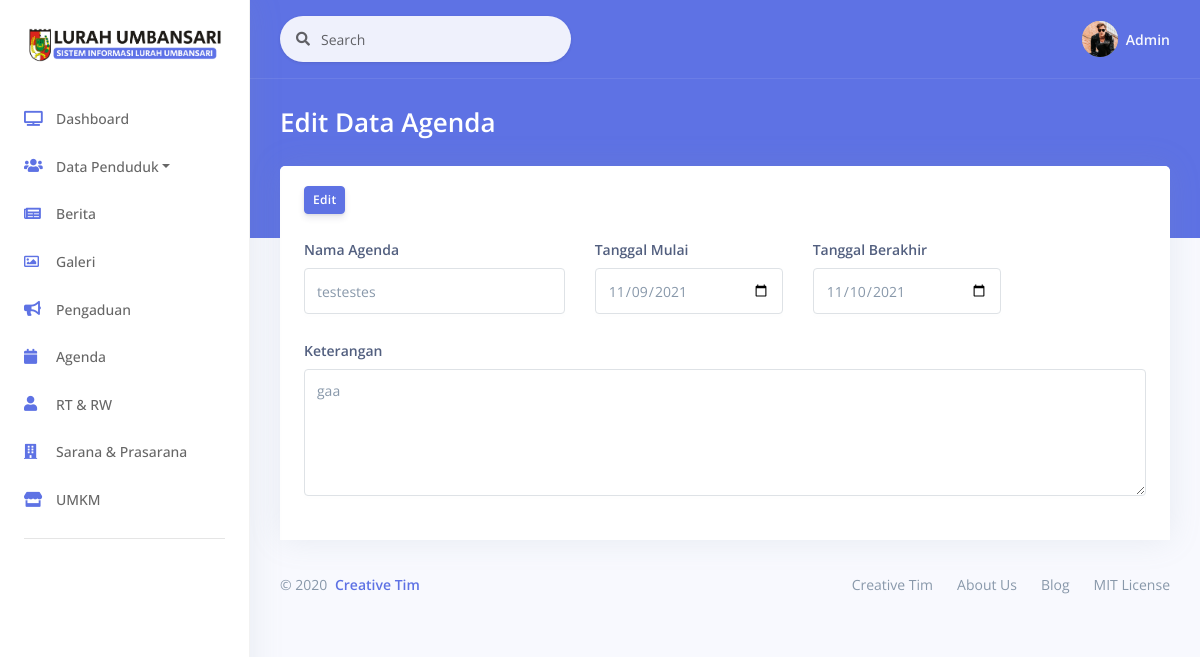
The app's page /Agenda/edit/2 with its own data.
### tables this page shows
CREATE TABLE `agenda` (
  `ag_id` int(10) NOT NULL,
  `ag_name` varchar(255) NOT NULL,
  `ag_date` date NOT NULL DEFAULT current_timestamp(),
  `ag_ket` varchar(255) NOT NULL,
  `ag_tgl_mulai` date DEFAULT NULL,
  `ag_tgl_akhir` date DEFAULT NULL
);

### application/controllers/Agenda.php (called while the page is built, shortened)
<?php
class Agenda extends CI_Controller
{
    public function __construct()
    {
        $this->load->model('Agenda_model');
    }
    public function edit($ag_id)
    {
        $data['judul'] = "Edit Agenda";
        $data['agenda'] = $this->Agenda_model->getById($ag_id);
        $this->load->view('layout/header', $data);
        $this->load->view('data_agenda/vw_edit_agenda', $data);
        $this->load->view('layout/footer', $data);
    }
}

### index.php (called while the page is built, shortened)
<?php
require_once BASEPATH.'core/CodeIgniter.php';

### application/models/Agenda_model.php (called while the page is built, shortened)
<?php
class Agenda_model extends CI_Model
{
    public function getById($ag_id){
        $this->db->select('agenda.*');
        $this->db->from('agenda');
        $this->db->where('agenda.ag_id', $ag_id);
        $query = $this->db->get();
        return $query->row_array();
    }
}

### application/views/data_agenda/vw_edit_agenda.php (the view, shortened to what this page needs)
<div class="main-content" id="panel">
    <div class="header bg-primary pb-6">
        <div class="container-fluid">
            <div class="header-body">
                <div class="row align-items-center py-4">
                    <div class="col-lg-6 col-7">
                        <h3 class="h1 text-white d-inline-block mb-0">Edit Data Agenda</h3>
                    </div>
                </div>
            </div>
        </div>
    </div>
    <div class="container-fluid mt--6">
        <div class="row">
            <div class="col">
                <div class="card">
                    <div class="card-header border-0">
                        <form action="<?= base_url('Agenda/update'); ?>" method="post">
                            <button type="submit" name="Edit" class="btn btn-sm btn-primary">Edit</button>
                            <h6><br></h6>
                            <div class="row">
                                <div class="col-4">
                                    <div class="form-group">
                                        <label for="example-tel-input" class="form-control-label">Nama Agenda</label>
                                        <input class="form-control" type="text" name="ag_name" value="<?= $agenda['ag_name']; ?>" placeholder="Judul Agenda">
                                    </div>
                                </div>
                                <div class="col-3">
                                    <div class="form-group">
                                        <label for="example-date-input" class="form-control-label">Tanggal Mulai</label>
                                        <input class="form-control" name="ag_tgl_mulai" value="<?= $agenda['ag_tgl_mulai']; ?>" type="date" id="example-date-input">
                                    </div>
                                </div>
                                <div class="col-3">
                                    <div class="form-group">
                                        <label for="example-date-input" class="form-control-label">Tanggal Berakhir</label>
                                        <input class="form-control" name="ag_tgl_akhir" value="<?= $agenda['ag_tgl_akhir']; ?>" type="date" id="example-date-input">
                                    </div>
                                </div>
                            </div>
                            <div class="row">
                                <div class="col-12">
                                    <label for="example-tel-input" class="form-control-label">Keterangan</label><br>
                                    <div class="form-group">
                                        <textarea class="form-control" name="ag_ket" id="exampleFormControlTextarea1" rows="5"><?= $agenda['ag_ket']; ?></textarea>
                                    </div>
                                </div>
                            </div>
                        </form>
                    </div>
                </div>

### records on screen
agenda: ag_name "testestes", ag_tgl_mulai "11/09/2021", ag_tgl_akhir "11/10/2021", ag_ket "gaa"
